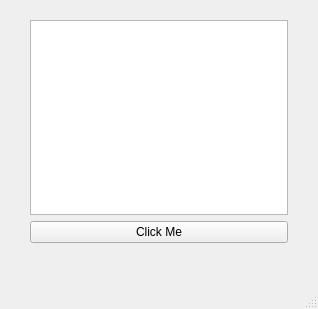
<?xml version="1.0" encoding="UTF-8"?>
<ui version="4.0">
 <class>MainWindow</class>
 <widget class="QMainWindow" name="MainWindow">
  <property name="geometry">
   <rect>
    <x>0</x>
    <y>0</y>
    <width>318</width>
    <height>309</height>
   </rect>
  </property>
  <property name="windowTitle">
   <string>MainWindow</string>
  </property>
  <widget class="QWidget" name="centralwidget">
   <widget class="QWidget" name="layoutWidget">
    <property name="geometry">
     <rect>
      <x>30</x>
      <y>20</y>
      <width>258</width>
      <height>223</height>
     </rect>
    </property>
    <layout class="QVBoxLayout" name="verticalLayout">
     <item>
      <widget class="QTextEdit" name="textEdit"/>
     </item>
     <item>
      <widget class="QPushButton" name="pushButton">
       <property name="text">
        <string>Click Me</string>
       </property>
      </widget>
     </item>
    </layout>
   </widget>
  </widget>
  <widget class="QMenuBar" name="menubar">
   <property name="geometry">
    <rect>
     <x>0</x>
     <y>0</y>
     <width>318</width>
     <height>21</height>
    </rect>
   </property>
  </widget>
  <widget class="QStatusBar" name="statusbar"/>
 </widget>
 <resources/>
 <connections/>
</ui>
